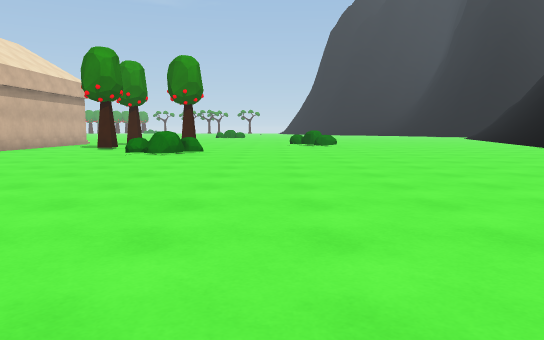
[1] (above)

24 first-person views from a walk through a 3-D level made in the Unity game engine. The camera is 1.2 m above the floor, tilts 6° down and sees 70° across. The floor is counted in squares, 2 m on a side. Each view is taken from the middle of a square. On the plan, view 1 faces up. The plan holds only what a view shows up to about 11 squares ahead; the rest is blank. The place goes on beyond the plan. The player character is not drawn.

[2]
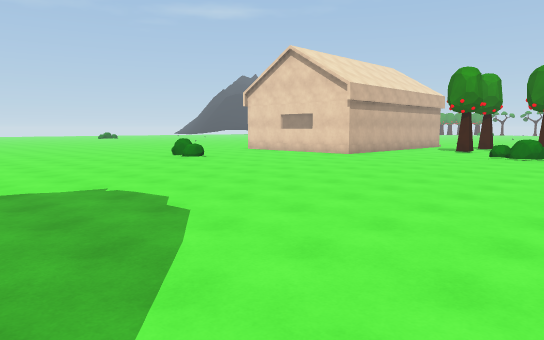

[3]
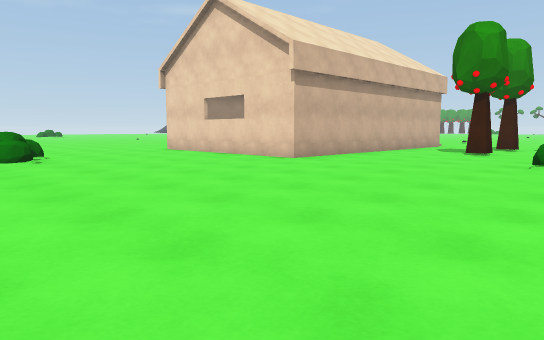

[4]
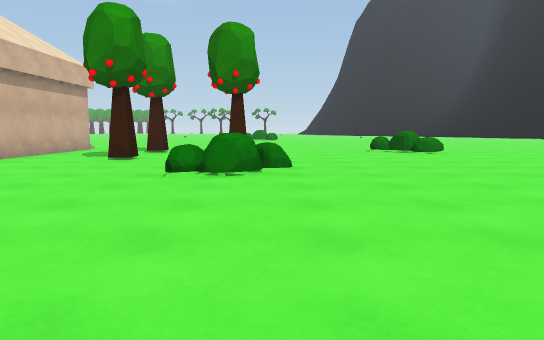

[5]
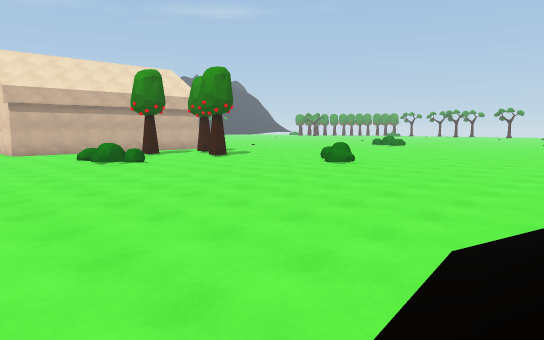

[6]
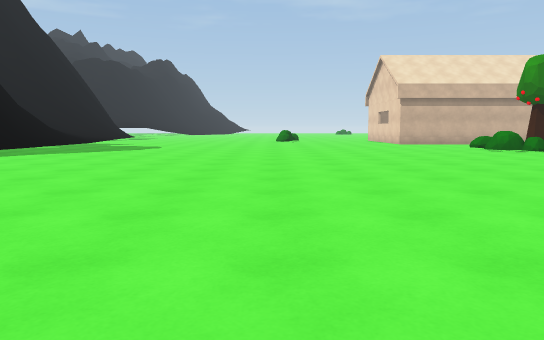

[7]
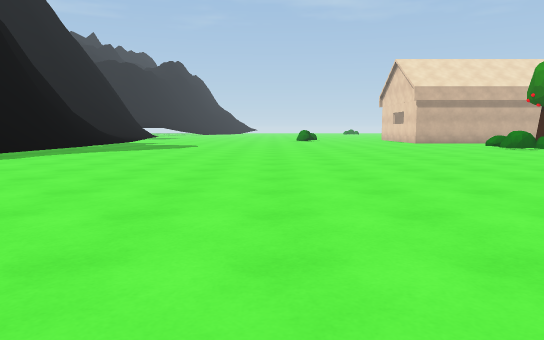

[8]
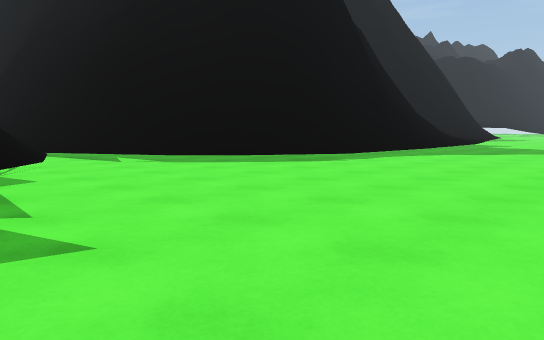

[9]
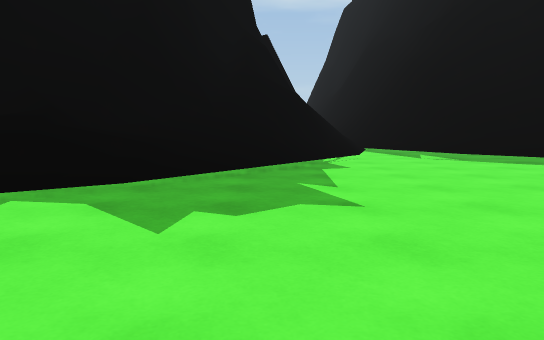

[10]
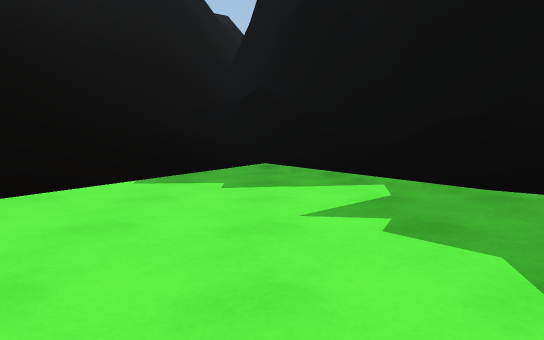

[11]
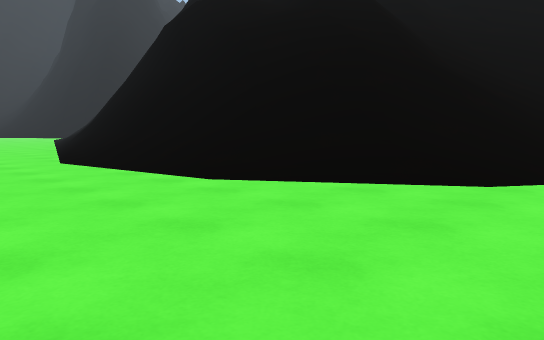

[12]
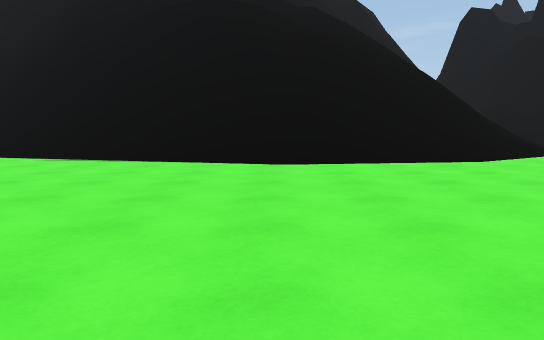

[13]
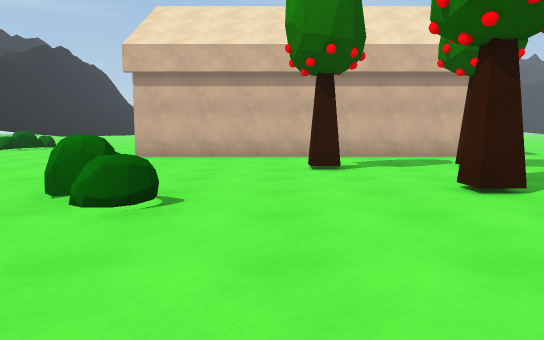

[14]
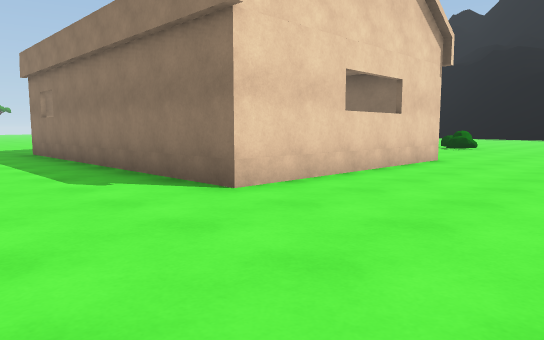

[15]
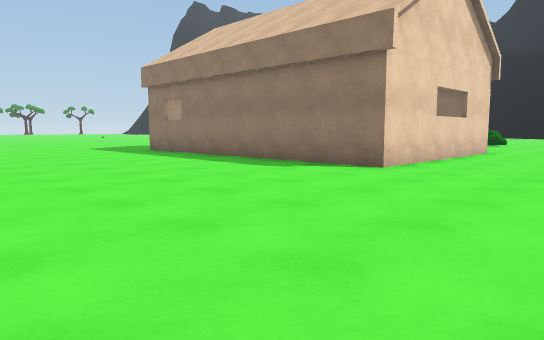

[16]
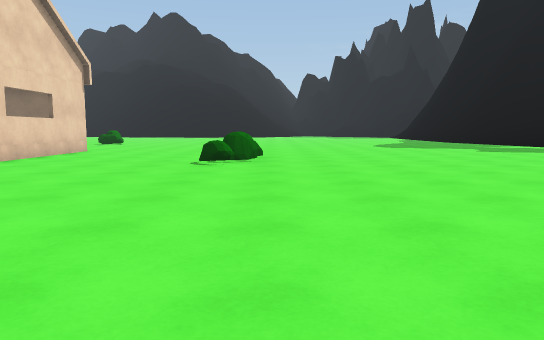

[17]
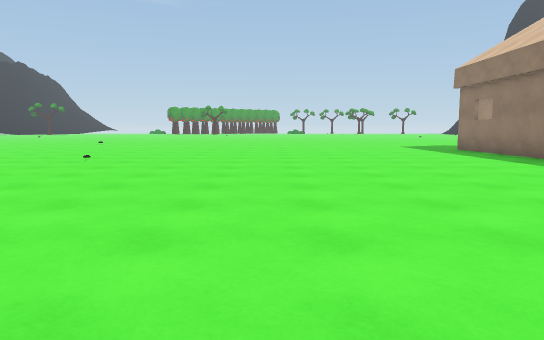

[18]
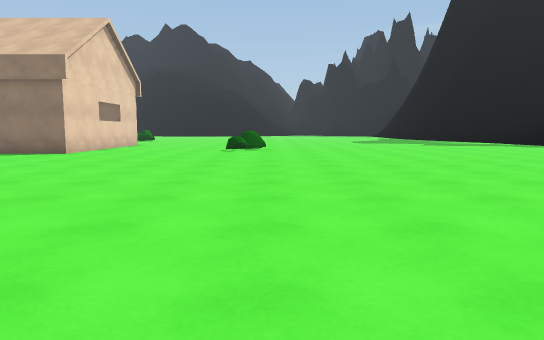

[19]
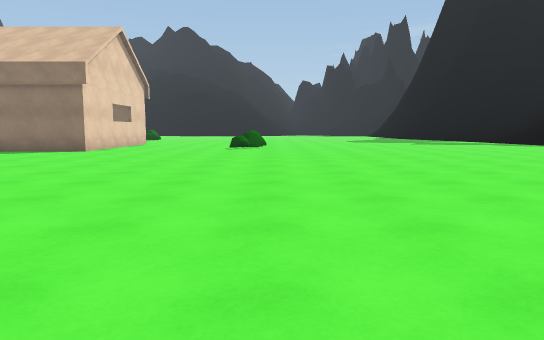

[20]
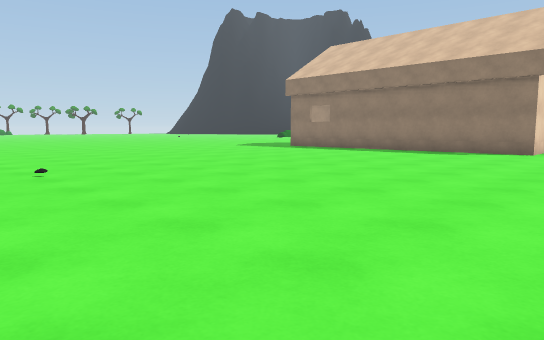

[21]
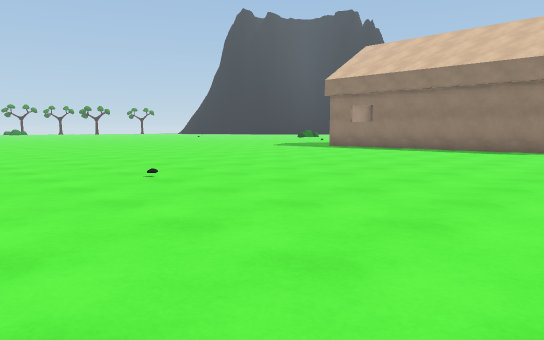

[22]
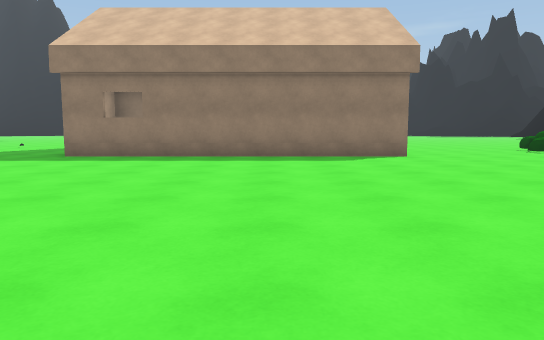

[23]
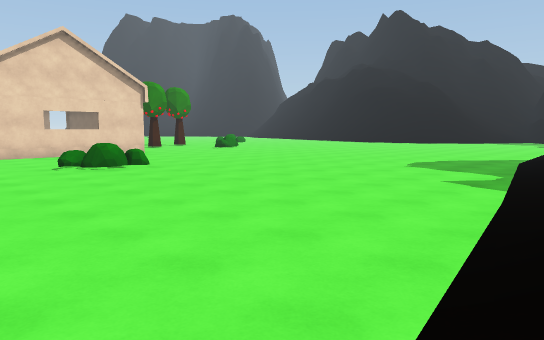

[24]
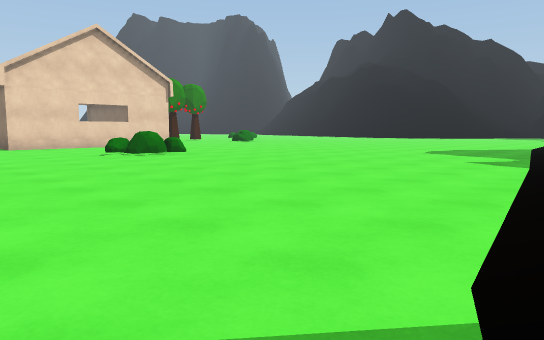

### Floor plan
Key: @ floor where view 1 was taken; # wall or solid block; . main floor; : floor 0.5 m higher than the main floor; / step, stairs or slope; = window, fence, low wall or low ledge; ^ raised ledge; v drop or lower ground; T tree; H house; B bush.
Columns run from 25 left of view 1 to 17 right of it. Each row starts with its distance up from view 1.
 15 .............HHH  H ..  ..B.....    ^
 14 .............H:H  H.T.. ...B....  /#^v
 13  ............HHH  H...T.........../#=v
 12  ............H    H.T............//^=v
 11   ...........H    H............../#v=
 10  ............H    H...BB........./#v//
  9  ............H    H...B........../#v//
  8  ............HHHHHH............./=#v//
  7  ...............................//#///
  6   ..............................//#/// /##
  5     .............................////////#
  4    ...........BB................./=/////=^
  3   ................................///////=^
  2    ...............................////////#
  1     .............................../////=/#
  0       ...................@.........../=####
 -1        .............................//#^^
 -2          ..........................///^
 -3           ........./////////......//##
 -4           ....//////  /#####//...//##^
 -5           ////        ^    ^#//./##^
 -6                             ^#=/###
 -7                              ^#/#
 -8                              ^#/#
 -9                               #=#
-10                               ##

Where each view was taken, in squares from view 1:
view 1: 0 up, 0 right, facing up
view 2: 3 down, 0 right, facing up-left
view 3: 2 up, 2 left, facing up-left
view 4: 4 up, 2 left, facing up
view 5: 5 up, 8 right, facing up-left
view 6: 3 up, 8 right, facing left
view 7: 2 up, 9 right, facing left
view 8: 1 up, 8 right, facing down-left
view 9: 2 up, 8 right, facing down
view 10: 0 up, 6 right, facing right
view 11: 1 up, 5 right, facing up-right
view 12: 8 up, 1 right, facing right
view 13: 11 up, 1 right, facing left
view 14: 5 up, 15 left, facing up-right
view 15: 5 up, 18 left, facing up-right
view 16: 3 up, 18 left, facing right
view 17: 4 up, 18 left, facing up
view 18: 3 up, 22 left, facing right
view 19: 3 up, 23 left, facing right
view 20: 6 up, 23 left, facing up-right
view 21: 7 up, 24 left, facing up-right
view 22: 11 up, 21 left, facing right
view 23: 5 down, 14 left, facing up-right
view 24: 5 down, 15 left, facing up-right
